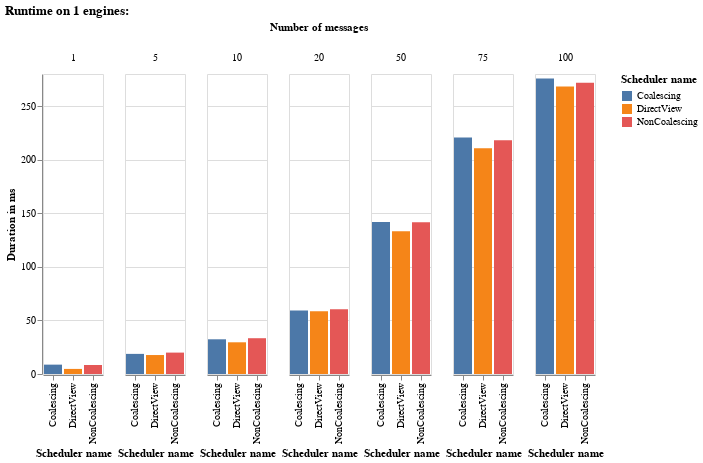
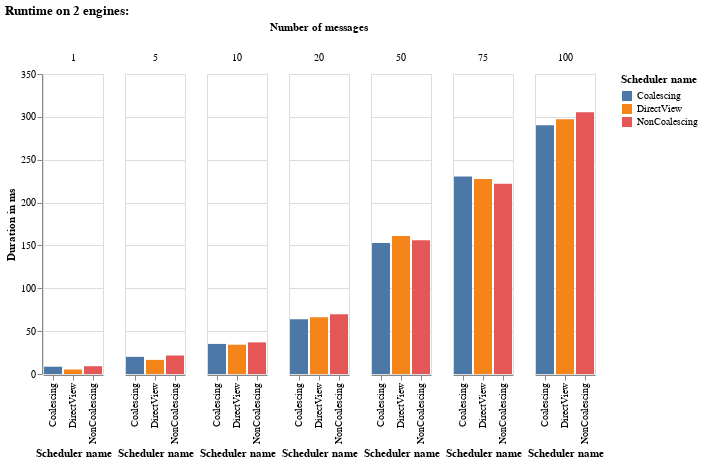

Source (notebook cell) for these figures, in order:
### Code cell
for engine in data['Number of engines'].unique():    
    alt.Chart(data[data['Number of engines'] == engine]).mark_bar().encode(
        x='Scheduler name',
        y='Duration in ms',
        color='Scheduler name:N',
        column='Number of messages:N',    
        tooltip='Duration in ms'
    ).properties(title=f'Runtime on {engine} engines:').interactive().display(renderer='svg')

### Figure 1 — Vega-Lite specification as saved in the notebook (floating-point values rounded to 4 significant figures)
{"config": {"view": {"continuousWidth": 400, "continuousHeight": 300}}, "data": {"name": "data-4bf8108748780685a0b7d2e87f930be7"}, "mark": "bar", "encoding": {"color": {"type": "nominal", "field": "Scheduler name"}, "column": {"type": "nominal", "field": "Number of messages"}, "tooltip": {"type": "quantitative", "field": "Duration in ms"}, "x": {"type": "nominal", "field": "Scheduler name"}, "y": {"type": "quantitative", "field": "Duration in ms"}}, "selection": {"selector006": {"type": "interval", "bind": "scales", "encodings": ["x", "y"]}}, "title": "Runtime on 1 engines:", "$schema": "https://vega.github.io/schema/vega-lite/v4.8.1.json", "datasets": {"data-4bf8108748780685a0b7d2e87f930be7": [{"Duration in ms": 4.75, "Number of messages": 1, "Number of engines": 1, "Scheduler name": "DirectView", "Speedup": 1.0, "combined": "DirectView 1"}, {"Duration in ms": 17.7, "Number of messages": 5, "Number of engines": 1, "Scheduler name": "DirectView", "Speedup": 1.0, "combined": "DirectView 1"}, {"Duration in ms": 29.59, "Number of messages": 10, "Number of engines": 1, "Scheduler name": "DirectView", "Speedup": 1.0, "combined": "DirectView 1"}, {"Duration in ms": 58.47, "Number of messages": 20, "Number of engines": 1, "Scheduler name": "DirectView", "Speedup": 1.0, "combined": "DirectView 1"}, {"Duration in ms": 133.3, "Number of messages": 50, "Number of engines": 1, "Scheduler name": "DirectView", "Speedup": 1.0, "combined": "DirectView 1"}, {"Duration in ms": 210.8, "Number of messages": 75, "Number of engines": 1, "Scheduler name": "DirectView", "Speedup": 1.0, "combined": "DirectView 1"}, {"Duration in ms": 268.3, "Number of messages": 100, "Number of engines": 1, "Scheduler name": "DirectView", "Speedup": 1.0, "combined": "DirectView 1"}, {"Duration in ms": 8.74, "Number of messages": 1, "Number of engines": 1, "Scheduler name": "Coalescing", "Speedup": 0.5435, "combined": "Coalescing 1"}, {"Duration in ms": 18.78, "Number of messages": 5, "Number of engines": 1, "Scheduler name": "Coalescing", "Speedup": 0.9425, "combined": "Coalescing 1"}, {"Duration in ms": 32.39, "Number of messages": 10, "Number of engines": 1, "Scheduler name": "Coalescing", "Speedup": 0.9136, "combined": "Coalescing 1"}, {"Duration in ms": 59.19, "Number of messages": 20, "Number of engines": 1, "Scheduler name": "Coalescing", "Speedup": 0.9878, "combined": "Coalescing 1"}, {"Duration in ms": 141.9, "Number of messages": 50, "Number of engines": 1, "Scheduler name": "Coalescing", "Speedup": 0.9394, "combined": "Coalescing 1"}, {"Duration in ms": 220.6, "Number of messages": 75, "Number of engines": 1, "Scheduler name": "Coalescing", "Speedup": 0.9554, "combined": "Coalescing 1"}, {"Duration in ms": 275.9, "Number of messages": 100, "Number of engines": 1, "Scheduler name": "Coalescing", "Speedup": 0.9725, "combined": "Coalescing 1"}, {"Duration in ms": 8.4, "Number of messages": 1, "Number of engines": 1, "Scheduler name": "NonCoalescing", "Speedup": 0.5655, "combined": "NonCoalescing 1"}, {"Duration in ms": 19.97, "Number of messages": 5, "Number of engines": 1, "Scheduler name": "NonCoalescing", "Speedup": 0.8863, "combined": "NonCoalescing 1"}, {"Duration in ms": 33.4, "Number of messages": 10, "Number of engines": 1, "Scheduler name": "NonCoalescing", "Speedup": 0.8859, "combined": "NonCoalescing 1"}, {"Duration in ms": 60.54, "Number of messages": 20, "Number of engines": 1, "Scheduler name": "NonCoalescing", "Speedup": 0.9658, "combined": "NonCoalescing 1"}, {"Duration in ms": 141.6, "Number of messages": 50, "Number of engines": 1, "Scheduler name": "NonCoalescing", "Speedup": 0.9415, "combined": "NonCoalescing 1"}, {"Duration in ms": 218.2, "Number of messages": 75, "Number of engines": 1, "Scheduler name": "NonCoalescing", "Speedup": 0.9659, "combined": "NonCoalescing 1"}, {"Duration in ms": 271.9, "Number of messages": 100, "Number of engines": 1, "Scheduler name": "NonCoalescing", "Speedup": 0.9867, "combined": "NonCoalescing 1"}]}}

### Figure 2 — Vega-Lite specification as saved in the notebook (floating-point values rounded to 4 significant figures)
{"config": {"view": {"continuousWidth": 400, "continuousHeight": 300}}, "data": {"name": "data-18075e0b6bcc7ef60d38df4c6918ee9b"}, "mark": "bar", "encoding": {"color": {"type": "nominal", "field": "Scheduler name"}, "column": {"type": "nominal", "field": "Number of messages"}, "tooltip": {"type": "quantitative", "field": "Duration in ms"}, "x": {"type": "nominal", "field": "Scheduler name"}, "y": {"type": "quantitative", "field": "Duration in ms"}}, "selection": {"selector007": {"type": "interval", "bind": "scales", "encodings": ["x", "y"]}}, "title": "Runtime on 2 engines:", "$schema": "https://vega.github.io/schema/vega-lite/v4.8.1.json", "datasets": {"data-18075e0b6bcc7ef60d38df4c6918ee9b": [{"Duration in ms": 5.26, "Number of messages": 1, "Number of engines": 2, "Scheduler name": "DirectView", "Speedup": 1.0, "combined": "DirectView 2"}, {"Duration in ms": 16.47, "Number of messages": 5, "Number of engines": 2, "Scheduler name": "DirectView", "Speedup": 1.0, "combined": "DirectView 2"}, {"Duration in ms": 34.15, "Number of messages": 10, "Number of engines": 2, "Scheduler name": "DirectView", "Speedup": 1.0, "combined": "DirectView 2"}, {"Duration in ms": 66.1, "Number of messages": 20, "Number of engines": 2, "Scheduler name": "DirectView", "Speedup": 1.0, "combined": "DirectView 2"}, {"Duration in ms": 161.0, "Number of messages": 50, "Number of engines": 2, "Scheduler name": "DirectView", "Speedup": 1.0, "combined": "DirectView 2"}, {"Duration in ms": 227.4, "Number of messages": 75, "Number of engines": 2, "Scheduler name": "DirectView", "Speedup": 1.0, "combined": "DirectView 2"}, {"Duration in ms": 297.4, "Number of messages": 100, "Number of engines": 2, "Scheduler name": "DirectView", "Speedup": 1.0, "combined": "DirectView 2"}, {"Duration in ms": 8.51, "Number of messages": 1, "Number of engines": 2, "Scheduler name": "Coalescing", "Speedup": 0.6181, "combined": "Coalescing 2"}, {"Duration in ms": 20.01, "Number of messages": 5, "Number of engines": 2, "Scheduler name": "Coalescing", "Speedup": 0.8231, "combined": "Coalescing 2"}, {"Duration in ms": 35.1, "Number of messages": 10, "Number of engines": 2, "Scheduler name": "Coalescing", "Speedup": 0.9729, "combined": "Coalescing 2"}, {"Duration in ms": 63.96, "Number of messages": 20, "Number of engines": 2, "Scheduler name": "Coalescing", "Speedup": 1.033, "combined": "Coalescing 2"}, {"Duration in ms": 152.7, "Number of messages": 50, "Number of engines": 2, "Scheduler name": "Coalescing", "Speedup": 1.054, "combined": "Coalescing 2"}, {"Duration in ms": 230.3, "Number of messages": 75, "Number of engines": 2, "Scheduler name": "Coalescing", "Speedup": 0.9877, "combined": "Coalescing 2"}, {"Duration in ms": 290.1, "Number of messages": 100, "Number of engines": 2, "Scheduler name": "Coalescing", "Speedup": 1.025, "combined": "Coalescing 2"}, {"Duration in ms": 9.07, "Number of messages": 1, "Number of engines": 2, "Scheduler name": "NonCoalescing", "Speedup": 0.5799, "combined": "NonCoalescing 2"}, {"Duration in ms": 21.56, "Number of messages": 5, "Number of engines": 2, "Scheduler name": "NonCoalescing", "Speedup": 0.7639, "combined": "NonCoalescing 2"}, {"Duration in ms": 36.89, "Number of messages": 10, "Number of engines": 2, "Scheduler name": "NonCoalescing", "Speedup": 0.9257, "combined": "NonCoalescing 2"}, {"Duration in ms": 69.67, "Number of messages": 20, "Number of engines": 2, "Scheduler name": "NonCoalescing", "Speedup": 0.9488, "combined": "NonCoalescing 2"}, {"Duration in ms": 155.9, "Number of messages": 50, "Number of engines": 2, "Scheduler name": "NonCoalescing", "Speedup": 1.032, "combined": "NonCoalescing 2"}, {"Duration in ms": 222.0, "Number of messages": 75, "Number of engines": 2, "Scheduler name": "NonCoalescing", "Speedup": 1.025, "combined": "NonCoalescing 2"}, {"Duration in ms": 305.3, "Number of messages": 100, "Number of engines": 2, "Scheduler name": "NonCoalescing", "Speedup": 0.9739, "combined": "NonCoalescing 2"}]}}
